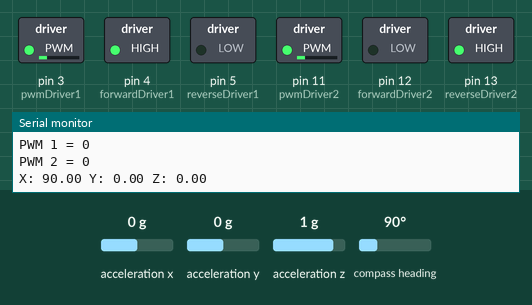
Recording of a sketch running on a simulated Arduino Uno, built with avr-gcc and run on an emulated ATmega328P. Parts: switched loads named in the sketch (green lamp = pin HIGH), the last lines printed to the serial monitor. The inputs (shaded band) are chosen by the test bench; at power-on: acceleration x 0 g, acceleration y 0 g, acceleration z 1 g, compass heading 90°.

Above: at 0.05 s.
At 1.95 s:
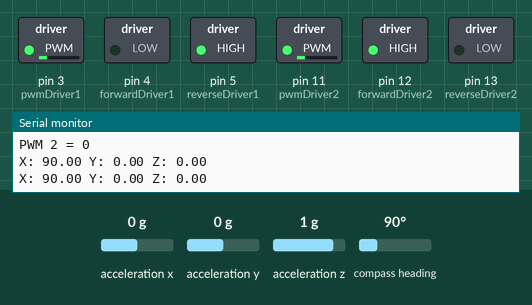
Timing chart, 0 to 3.0 s (numbered marks = the images above):
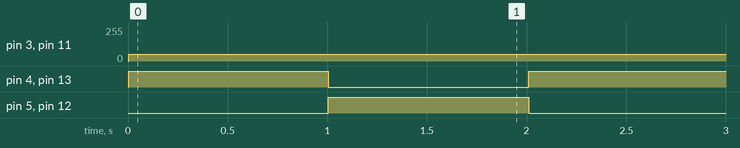

The sketch:

newSensorTesting.ino
```cpp
/*
PEK, Noah Karow
Apr 5, 2025
Senior Design Proj: Fish Robot Inc

This code wiggles the fish
open loop

USING BNO055 (new sensor)
  PEK used this code to test out quat vs euler angles

also prints out angle and position (simplified equation).
has the updated driver direction settings, based on updated wiring
*/

// Libraries
#include <Wire.h>
#include <math.h>
#include <Adafruit_Sensor.h>
#include <Adafruit_BNO055.h>
#include <utility/imumaths.h>


// object: 9 DOF sensor
Adafruit_BNO055 sensor = Adafruit_BNO055(55, 0x28, &Wire); //I2C, addr 0x28

// ****************PINS**********************************************************
// motor pins are all digital.
// driver 1 controls pins 1 & 4, driver 2 controls coils 2 & 3

const int forwardDriver1 = 4; //turquoise. DIR pin to control the direction of the motor (clockwise/counter-clockwise)
const int reverseDriver1 = 5; // blue. driver 1
const int pwmDriver1 = 3; // orange. driver 1, this is the PWM pin for the motor for how much we move it to correct for its error

const int forwardDriver2 = 12; //driver 2, turquoise
const int reverseDriver2 = 13;// driver 2, blue
const int pwmDriver2 = 11; // driver 2, orange

void setup()
{

  Serial.begin(115200);
  while (!Serial) delay(10);  // wait for serial port to open

  // Accelerometer
  if (!sensor.begin())
  {
    /* There was a problem detecting the BNO055 ... check your connections */
    Serial.print("Ooops, no BNO055 detected ... Check your wiring or I2C ADDR!");
    while (1);
  }

  // inputs and outputs
  //pinMode(analogIn, INPUT); // blue potentiometer
  //pinMode(analogIn2, INPUT);  // orange potentiometer

  pinMode(pwmDriver1, OUTPUT);
  pinMode(forwardDriver1, OUTPUT);
  pinMode(reverseDriver1, OUTPUT);
  pinMode(pwmDriver2, OUTPUT);
  pinMode(forwardDriver2, OUTPUT);
  pinMode(reverseDriver2, OUTPUT);

  // PWM
  TCCR2A = _BV(COM2A1) | _BV(COM2B1) | _BV(WGM21) | _BV(WGM20); // COM: enables non-inverted PWM, WGM: selects fast pwm
  TCCR2B = _BV(CS22); // prescaler: 64 -> freq ~ 1kHz. **********CHANGE depending on inductance of coils
  OCR2A = 0; // initially off. motor driver 2
  OCR2B = 0; // initially off. motor driver 1
  Serial.println("PWM 1 = 0");
  Serial.println("PWM 2 = 0");

}

void loop()
{
  imu::Vector<3> euler = sensor.getVector(Adafruit_BNO055::VECTOR_EULER);

  /* Display the floating point data */
  Serial.print("X: ");
  Serial.print(euler.x());
  Serial.print(" Y: ");
  Serial.print(euler.y());
  Serial.print(" Z: ");
  Serial.print(euler.z());
  Serial.println("");
  // imu::Quaternion quat = sensor.getQuat();

  // /* Display the quat data */
  // Serial.print("qW: ");
  // Serial.print(quat.w(), 4);
  // Serial.print(" qX: ");
  // Serial.print(quat.x(), 4);
  // Serial.print(" qY: ");
  // Serial.print(quat.y(), 4);
  // Serial.print(" qZ: ");
  // Serial.print(quat.z(), 4);
  // Serial.println("");

  // float roll = (atan2(y , z) * 57.3) - 90;
  // Serial.print("Roll initial is ");
  // Serial.println(roll);

  // float position = -0.1947*roll;
  // Serial.print("initial linear position is ");
  // Serial.println(position);

  //******************Variables******************************************************
  //int i=1;

  int time = 1000;
  int pidTerm = 50;// any number between -255 and 255
  int pidTerm_scaled = abs(pidTerm); // must be pos to go to pwm out


//***********************Motor Driver Control****************************************
  if (pidTerm > 0) // coils 1 & 4: Forward. coils 2 & 3: forward
  {
    digitalWrite(forwardDriver1, HIGH); // coils 1 & 4
    digitalWrite(reverseDriver1, LOW);  // coils 1 & 4

    digitalWrite(forwardDriver2, LOW); // coils 2 & 3
    digitalWrite(reverseDriver2, HIGH);  // coils 2 & 3
  }
  else  // coils 1 & 4: Reverse. coils 2 & 3: reverse
  {
    digitalWrite(forwardDriver1, LOW); // coils 1 & 4
    digitalWrite(reverseDriver1, HIGH);  // coils 1 & 4

    digitalWrite(forwardDriver2, HIGH); // coils 2 & 3
    digitalWrite(reverseDriver2, LOW);  // coils 2 & 3

  }

  OCR2A = pidTerm_scaled; // motor driver 2 set to appropriate value
  OCR2B = pidTerm_scaled; // motor driver 1 set to appropriate value

  delay(time);

  pidTerm = -pidTerm;// any number between -255 and 255
  pidTerm_scaled = abs(pidTerm); // must be pos to go to pwm out


//***********************Motor Driver Control****************************************
 if (pidTerm > 0) // coils 1 & 4: Forward. coils 2 & 3: forward
  {
    digitalWrite(forwardDriver1, HIGH); // coils 1 & 4
    digitalWrite(reverseDriver1, LOW);  // coils 1 & 4

   digitalWrite(forwardDriver2, LOW); // coils 2 & 3
    digitalWrite(reverseDriver2, HIGH);  // coils 2 & 3
  }
  else  // coils 1 & 4: Reverse. coils 2 & 3: reverse
  {
    digitalWrite(forwardDriver1, LOW); // coils 1 & 4
    digitalWrite(reverseDriver1, HIGH);  // coils 1 & 4

    digitalWrite(forwardDriver2, HIGH); // coils 2 & 3
    digitalWrite(reverseDriver2, LOW);  // coils 2 & 3

  }

  OCR2A = pidTerm_scaled; // motor driver 2 set to appropriate value
  OCR2B = pidTerm_scaled; // motor driver 1 set to appropriate value

  euler = sensor.getVector(Adafruit_BNO055::VECTOR_EULER);

  /* Display the floating point data */
  Serial.print("X: ");
  Serial.print(euler.x());
  Serial.print(" Y: ");
  Serial.print(euler.y());
  Serial.print(" Z: ");
  Serial.print(euler.z());
  Serial.println("");

  // quat = sensor.getQuat();

  // /* Display the quat data */
  // Serial.print("qW: ");
  // Serial.print(quat.w(), 4);
  // Serial.print(" qX: ");
  // Serial.print(quat.x(), 4);
  // Serial.print(" qY: ");
  // Serial.print(quat.y(), 4);
  // Serial.print(" qZ: ");
  // Serial.print(quat.z(), 4);
  // Serial.println("");

  // roll = (atan2(y , z) * 57.3) - 90;
  // Serial.print("Roll final is ");
  // Serial.println(roll);

  // position = -0.1947*roll;
  // Serial.print("final linear position is ");
  // Serial.println(position);

  delay(time);
  }
```

Measured:
- by itself, pin 3 (pwmDriver1), pin 11 (pwmDriver2): 0/255 → 50/255 at 0.00 s
- by itself, pin 4 (forwardDriver1), pin 5 (reverseDriver1), pin 12 (forwardDriver2), pin 13 (reverseDriver2): alternates HIGH for 1.0 s and LOW for 1.0 s
